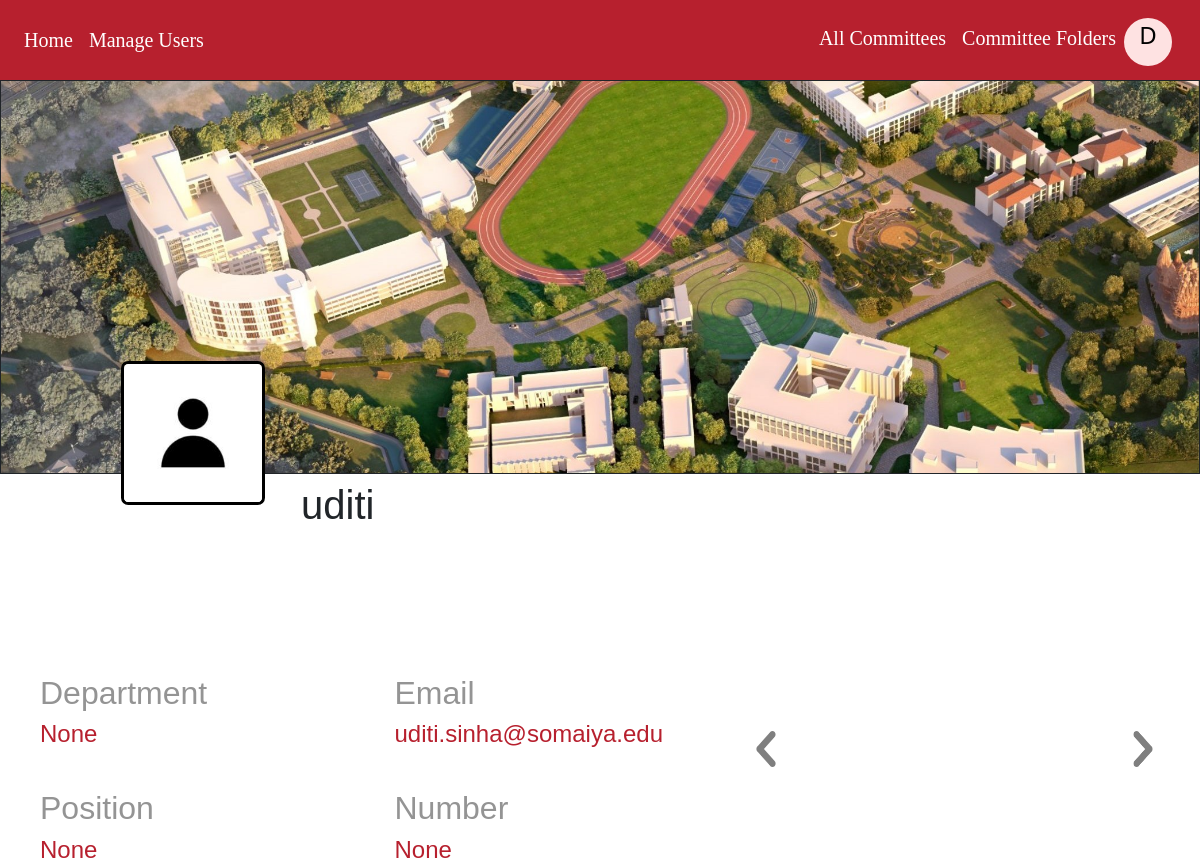
/profile/1 (signed in), run on an earlier commit of the app's database.
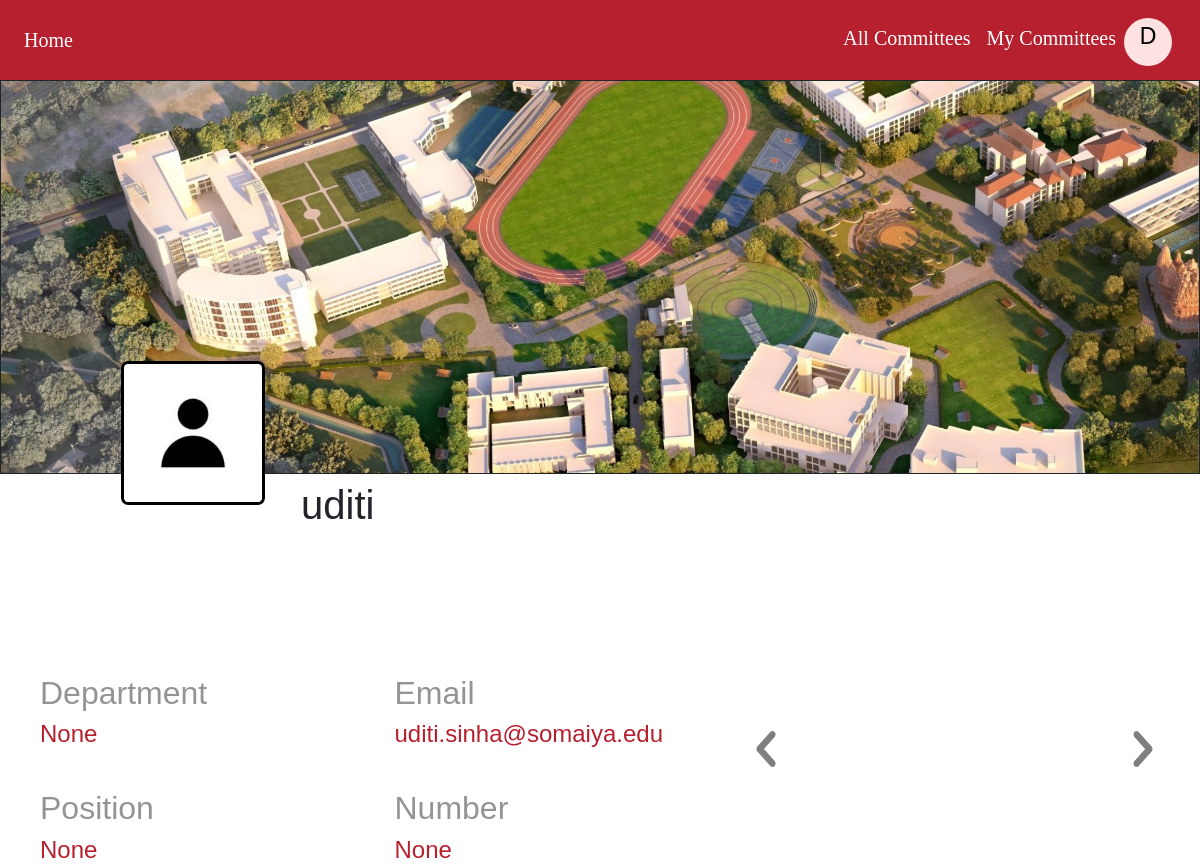
And on a later commit of the database.
### base/models.py (models this page shows)
class User(AbstractUser):
    avatar = models.ImageField(null = True, upload_to = "images/", blank = True)
    honorific = models.CharField(max_length = 200, null = True, blank = True)
    pname = models.CharField(max_length = 200, null = True)
    email = models.EmailField(unique = True, null = True)
    position = models.CharField(max_length = 200, null = True)
    number = models.BigIntegerField(null = True)
    department = models.ForeignKey(Department,on_delete=models.SET_NULL,null=True)
    is_verified = models.BooleanField(default = False)
    auth_token = models.CharField(max_length = 200)
    password_token = models.CharField(max_length = 200)
    USERNAME_FIELD = 'email'
    REQUIRED_FIELDS = ['pname', 'username']

### base/views.py (the view)
# urls.py: path('profile/<str:pk>', views.profile, name = 'profile'),
@login_required(login_url = 'login')
def profile(request,pk):
    user = User.objects.get(id=pk)
    committees =  list(
        Committees.objects.exclude(
                ~Q(convener = user) & ~Q(members = user) & ~Q(staff = user)
            ))
    context={
        'committees':committees,
        'user':user
    }
    return render(request,'base/profile.html',context)

### base/templates/base/profile.html (shortened to what this page needs)
{% extends 'main.html' %}
{% load static %}
{% block content %}
<head>
  <link rel="stylesheet" href="https://cdnjs.cloudflare.com/ajax/libs/twitter-bootstrap/5.3.0/css/bootstrap.min.css">
</head>
<body>
<div class = "content">
  <div class="top">
    {% if user.avatar %}
    <img class="profile-picture" src="{{ user.avatar.url }}">
    {% else %}
    <img class="profile-picture" src="../media/images/default_user.jpg">
    {% endif %}
    {% if user.honorific %}
    <h1 class = "name">{{user.honorific}} {{user.pname}}</h1>
    {% else %}
    <h1 class = "name">{{user.pname}}</h1>
    {% endif %}
  </div>
  <div class="details">
    <div class="leftdetails">
      <h4>Department</h4>
      <h6>{{user.department}}</h6>
      <h4>Position</h4>
      <h6>{{user.position}}</h6>
    </div>
    <div class="rightdetails">
      <h4>Email</h4>
      <h6>{{user.email}}</h6>
      <h4>Number</h4>
      <h6>{{user.number}}</h6>
    </div>
    <div id = "carouselExampleIndicators" class = "carousel slide">
      <button class = "carousel-control-prev" type = "button" data-bs-target = "#carouselExampleIndicators" data-bs-slide = "prev">
        <img src="../media/images/prev.png" alt="Next">
      </button>
      <button class="carousel-control-next" type="button" data-bs-target="#carouselExampleIndicators" data-bs-slide="next">
        <img src="../media/images/next.png" alt="Next">
      </button>
  </div>
</div>
</div>
</body>
{% endblock %}

### template/main.html (shortened to what this page needs)
<!DOCTYPE html>
{% load static %}
<html lang="en">
<head>
</head>
<body>
    {% include 'navbar.html' %}
    {% block content %}{% endblock content %}
</body>
</html>

### template/navbar.html (shortened to what this page needs)
{% block content %}
        <div class = "navbar">
            <div class = "left">
                <a href = "{% url 'home' %}" class = "navlinks">Home</a>
                {% if request.user.is_superuser %}
                    <a href = "{% url 'users_allowed' %}" class = "navlinks">Manage Users</a>
                {% endif %}
            </div>
            <div class = "right">
            {% if request.user.is_authenticated %}
                    <a href = "{% url 'committees_list' %}" class = "navlinks">All Committees</a>
                {% if request.user.is_superuser %}
                    <a href="{% url 'file-start' %}" class="navlinks">Committee Folders</a>
                {% else %}
                    <a href="{% url 'file-start' %}" class="navlinks">My Committees</a>
                {% endif %}
                    <div class="dropdown-main">
                        {% if request.user.avatar %}
                            <img src="{{ request.user.avatar.url }}" class="profile-avatar" alt="User Avatar">
                        {% else %}
                            <div class="profile-circle"><p>{{ request.user.pname|slice:":1" }}</p></div>
                        {% endif %}
                    </div>
            {% else %}
                <a href="{% url 'login' %}" class="navlinks">Login</a>
            {% endif %}
            </div>
        </div>
{% endblock content %}

### template/main.html (style rules this page uses)
.dropdown-main { display: inline-block; position: relative; }
.profile-avatar, .profile-circle { width: 2vh; height: 2vh; border-radius: 50%; display: flex; align-items: center; justify-content: center; }
.profile-circle { display: inline-block; width: 6vh; height: 6vh; line-height: 30px; border-radius: 50%; background-color: #FEE2E2; color: black; text-align: center; margin: 0; margin-right: 1vw; }
.profile-circle p { font-size: 3vh; padding: 0; transform: translateY(6%); margin: 0; }
.navbar { width: 100vw; position: fixed; top: 0; left: 0; right: 0; height: 10vh; background-color: #B7202E; display: flex; justify-content: space-between; align-items: center; box-sizing: border-box; z-index: 9999; }
.right { display: flex; }
.left { margin-right: auto; display: flex; }
.content { margin-top: 10vh; font-family: 'Trebuchet MS', 'Lucida Sans Unicode', 'Lucida Grande', 'Lucida Sans', Arial, sans-serif; }
.navlinks { text-decoration: none; color: white; margin: 0; padding: 1vh; font-size: 2.5vh; font-family: 'Times New Roman', Times, serif; }

### base/templates/base/profile.html (style rules this page uses)
body { margin: 0; }
.carousel { width: 100%; margin: 0; }
.top { height: 49.25vh; background-image:url("../media/images/campus.jpg"); background-repeat: no-repeat; background-size: cover; border-style: solid; border-width: 0.01vh; margin-left: 0; }
.details { display: flex; width: 100%; height: fit-content; border-width: 0.01vh; border-color: white; border-top: 0; margin-top: 20vh; padding-left: 2vw; padding-right: 2vw; flex: 1; }
.details h4 { font-size: 4vh; margin-top: 5vh; margin-left: 2vh; color: #949494; white-space: nowrap; }
.details h6 { color: #B7202E; font-size: 3vh; margin-top: 1vh; margin-left: 2vh; white-space: nowrap; }
.leftdetails, .rightdetails { width: 50%; white-space: nowrap; }
.leftdetails h4, .rightdetails h4, .leftdetails h6, .rightdetails h6 { margin-bottom: 0; }
.profile-picture { position: absolute; margin-top: 35vh; margin-left: 10vw; width: 12vw; height: 12vw; border-radius: 5%; border: 0.4vh solid black; z-index: 2; }
#carouselExampleIndicators { width: 90vh; padding: 0; word-wrap: break-word; overflow: hidden; }
.navbar { position: fixed; top: 0; left: 0; right: 0; height: 10vh; background-color: #B7202E; display: flex; justify-content: space-between; align-items: center; padding: 0 2vh; box-sizing: border-box; z-index: 9999; font-size: 3vh; }
.carousel-control-prev img { height: 4.5vh; width: 4vh; }
.carousel-control-next img { height: 4.5vh; width: 4vh; }
.name { margin-top: 50vh; margin-left: 25vw; }

What changed in the data, as far as the page shows it:
changed User (number 1 of 2 on the later page): is_superuser True → False (drawn)
Also different on the page:
text no longer shown: "Manage Users Committee Folders"
text now shown: "My Committees"
